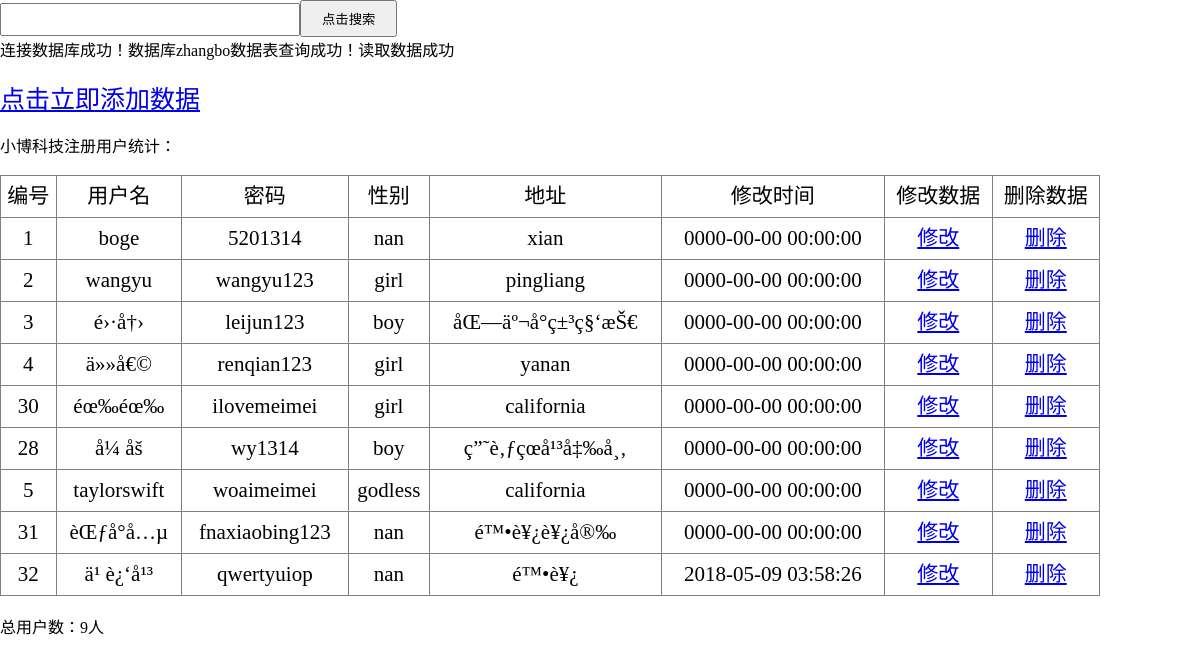
The page / on the database its author committed.
### tables this page shows
CREATE TABLE IF NOT EXISTS `zhangbo` (
  `id` int(10) unsigned NOT NULL AUTO_INCREMENT,
  `username` varchar(50) DEFAULT NULL,
  `password` varchar(20) DEFAULT NULL,
  `sex` varchar(20) DEFAULT NULL,
  `address` varchar(30) DEFAULT NULL,
  `ttime` datetime NOT NULL,
  PRIMARY KEY (`id`)
);

### index.php (the view, shortened to what this page needs)
<!DOCTYPE html>
<html lang="en">
<head>
</head>
<body>
<input type="search" name="" id="search"><button type="button" id="search-btn">点击搜索</button>
 <br>
<?php
$con=mysqli_connect('localhost','root','wy1314','zhangbo');
if(!$con){
echo "数据库连接不成功！";
}
else{
echo "连接数据库成功！";
}
$ca="select * from zhangbo";
$result=mysqli_query($con,$ca);
if(!$result){
echo "数据库zhangbo数据表查询不成功！";
}
else{
echo "数据库zhangbo数据表查询成功！读取数据成功",'<br>';
echo '<br>';
}
$cnum=mysqli_num_rows($result);
echo "<a href='index.html' style='font-size:25px'>点击立即添加数据</a><br><br>";
echo "小博科技注册用户统计：".'<br>';
echo "<br>";
echo "<table border='1px' border-collapse='collapse' >";
echo '<tr ><td>编号</td><td>用户名</td><td>密码</td><td>性别</td><td>地址</td><td>修改时间</td><td>修改数据</td><td>删除数据</td></tr>';
 while ($row=mysqli_fetch_array($result)) {
        echo '<tr>';
        echo "<td>{$row['id']}</td>
              <td>{$row['username']}</td>
              <td>{$row['password']}</td>
              <td>{$row['sex']}</td>
              <td>{$row['address']}</td>
              <td>{$row['ttime']}</td>
              <td><a href='change.php?id={$row['id']}&username={$row['username']}&password={$row['password']} &sex={$row['sex']}&address={$row['address']}'>修改</a></td>
              <td><a href='delete.php?id={$row['id']}'>删除</a></td>";
        echo '</tr>';
 }
echo "</table>";
echo "<br>";
echo  "总用户数：".$cnum."人";
?>
</body>
</html>

### index.php (style rules this page uses)
body { width:1200px; margin:0 auto; }
table { font-family:微软雅黑; border-collapse:collapse; width:1100px; font-size:21px; text-align:center; }
tr { line-height:39px; }
#search { width:300px; position:relative; padding:7px 20px; }
#search-btn { padding:7px 20px; }

### rows shown on the page
zhangbo: id "1", username "boge", password "5201314", sex "nan", address "xian", ttime "0000-00-00 00:00:00"
zhangbo: id "2", username "wangyu", password "wangyu123", sex "girl", address "pingliang", ttime "0000-00-00 00:00:00"
zhangbo: id "3", username "é›·å†›", password "leijun123", sex "boy", address "åŒ—äº¬å°ç±³ç§‘æŠ€", ttime "0000-00-00 00:00:00"
zhangbo: id "4", username "ä»»å€©", password "renqian123", sex "girl", address "yanan", ttime "0000-00-00 00:00:00"
zhangbo: id "30", username "éœ‰éœ‰", password "ilovemeimei", sex "girl", address "california", ttime "0000-00-00 00:00:00"
zhangbo: id "28", username "å¼ åš", password "wy1314", sex "boy", address "ç”˜è‚ƒçœå¹³å‡‰å¸‚", ttime "0000-00-00 00:00:00"
zhangbo: id "5", username "taylorswift", password "woaimeimei", sex "godless", address "california", ttime "0000-00-00 00:00:00"
zhangbo: id "31", username "èŒƒå°å…µ", password "fnaxiaobing123", sex "nan", address "é™•è¥¿è¥¿å®‰", ttime "0000-00-00 00:00:00"
zhangbo: id "32", username "ä¹ è¿‘å¹³", password "qwertyuiop", sex "nan", address "é™•è¥¿", ttime "2018-05-09 03:58:26"

### other values the page prints
$cnum "9"
